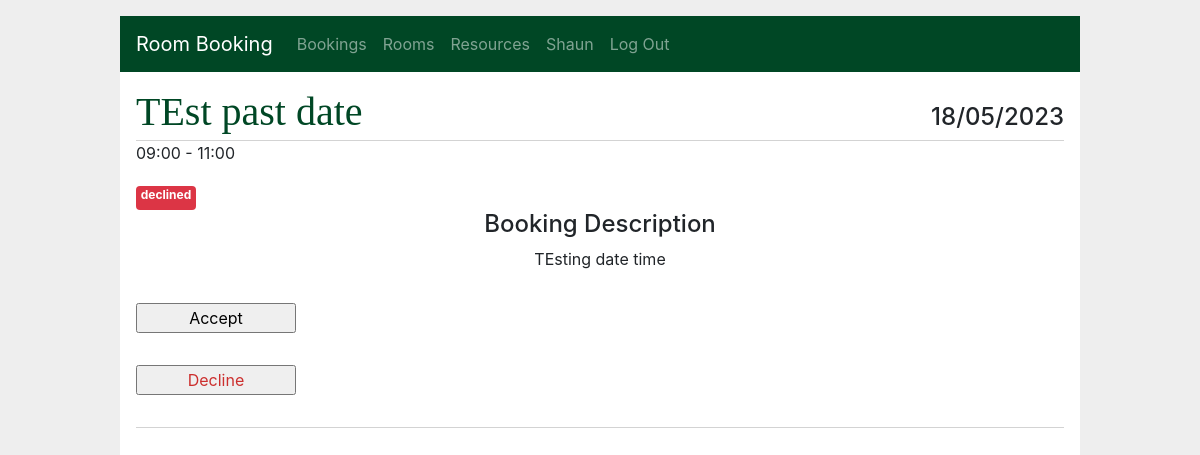
/bookings/5/accept (signed in), run on the app's committed database.
### app/models/user.py (models this page shows, shortened)
class User(db.Model):
    __tablename__ = "users"
    id = db.Column(db.Integer, primary_key=True, autoincrement=True, nullable=False)
    email = db.Column(db.String(150), unique=True, nullable=False)
    password = db.Column(db.Text, nullable=False)
    firstname = db.Column(db.String(150), nullable=False)
    lastname = db.Column(db.String(150), nullable=False)
    created = db.Column(db.DateTime, default=datetime.datetime.now(), nullable=False)
    role = db.Column(db.String(150), default='user', nullable=False)
    bookings = db.relationship('Booking', back_populates="creator", cascade='all, delete, delete-orphan', backref="")

### app/models/room.py (models this page shows, shortened)
class RoomBooking(db.Model):
    __tablename__ = "roombookings"
    id = db.Column(db.Integer, primary_key=True, autoincrement=True, nullable=False)
    creator_id = db.Column(db.Integer, ForeignKey("users.id", ondelete="CASCADE"), nullable=False)
    title = db.Column(db.String(150), nullable=False)
    summary = db.Column(db.Text, nullable=False)
    status = db.Column(db.String, default='pending approval', nullable=False)
    event_start = db.Column(db.DateTime, nullable=False)
    time_start = db.Column(db.DateTime, nullable=False)
    time_end = db.Column(db.DateTime, nullable=False)
    created = db.Column(db.DateTime, default=now, nullable=False)
    attendees = db.Column(db.Integer, nullable=False)
    booked_resources = db.relationship('BookedResource', back_populates="room_booking", cascade='all, delete, delete-orphan')
    creator = db.relationship('User', foreign_keys=[creator_id], backref=backref("user", cascade="all,delete"))
    room_id = db.Column(db.Integer, ForeignKey("rooms.id"), nullable=False)
    room = db.relationship('Room', foreign_keys=[room_id])

### app/bookings/routes.py (the view)
@bp.route('/<int:id>/accept', methods=('GET', 'POST',))
@login_required
def accept(id):
    booking = get_booking(id)
    admin = User.query.filter_by(
        id=session.get('user_id')).first()
    if admin.role != "admin":
        abort(403)
    return render_template('bookings/accept.html', booking=booking)

### app/bookings/routes.py (called while the page is built)
def get_booking(id, check_author=True):
    user_id = session.get('user_id')
    booking = RoomBooking.query.filter_by(id=id).first()
    if booking is None:
        abort(404, f"Booking id {id} doesn't exist.")
    admin = User.query.filter_by(
        id=user_id).first()
    if check_author and booking.creator_id != user_id and admin.role != "admin":
        abort(403)
    return booking

### app/main/routes.py (called while the page is built)
@bp.before_app_request
def load_logged_in_user():
    user_id = session.get('user_id')
    if user_id is None:
        g.user = None
    else:
        g.user = User.query.filter_by(
                id=user_id).first()

def login_required(view):
    @functools.wraps(view)
    def wrapped_view(**kwargs):
        if g.user is None:
            return redirect(url_for('main.login'))
        return view(**kwargs)
    return wrapped_view

### app/templates/bookings/accept.html
{% extends 'base.html' %}
{% block header %}
  <h1>{% block title %}{{ booking.title }}{% endblock %}</h1>
    <h4>{{ booking.event_start.strftime('%d/%m/%Y') }}</h4>
{% endblock %}
{% block content %}
<div class="testing">
  <div class="time-bar">
    <p>{{ booking.time_start.strftime('%H:%M') }} - {{ booking.time_end.strftime('%H:%M') }}</p>
  </div>
</div>
    {% if booking.status == 'declined' %}
      <div class="badge badge-danger">
        {{ booking.status }}
      </div>
    {% elif booking.status == 'accepted' %}
      <div class="badge badge-success">
        {{ booking.status }}
      </div>
    {% elif booking.status == 'pending approval' %}
      <div class="badge badge-warning">
        {{ booking.status }}
      </div>
    {% endif %}
<h4 class="d-flex justify-content-center">Booking Description</h4>
<div class="container d-flex justify-content-center">
  <p style="white-space: pre-wrap;">{{ booking['summary'] }}</p>
</div>
{% if booking['status'] == 'pending approval' and g.user.role == 'admin' or g.user.role == 'admin' %}
  {% if booking.status == 'accepted' %}
    <form action="{{ url_for('bookings.declined', id=booking['id']) }}" method="post">
      <input class="danger" type="submit" value="Cancel">
    </form>
  {% else %}
    <div class="approve">
      <form action="{{ url_for('bookings.accepted', id=booking['id']) }}" method="post">
        <input class="success" type="submit" value="Accept">
      </form>
      <form action="{{ url_for('bookings.declined', id=booking['id']) }}" method="post">
        <input class="danger" type="submit" value="Decline">
      </form>
    </div>
  <hr>
  {% endif %}
{% endif %}
{% endblock %}

### app/templates/base.html (shortened to what this page needs)
<!doctype html>
<html lang="en">
  <head>
    <link rel="stylesheet" href="https://stackpath.bootstrapcdn.com/bootstrap/4.3.1/css/bootstrap.min.css">
    <link rel="stylesheet" href="{{ url_for('static', filename='style.css') }}">
  </head>
  <body>
    <nav class="navbar navbar-expand-lg navbar-dark">
      <a class="navbar-brand" href="{{ url_for('main.index') }}">Room Booking</a>
      <div class="collapse navbar-collapse" id="navbarNav">
        <ul class="navbar-nav">
          {% if g.user %}
            <li class="nav-item"><a class="nav-link" href="{{ url_for('bookings.index') }}">Bookings</a>
            <li class="nav-item"><a class="nav-link" href="{{ url_for('rooms.index') }}">Rooms</a>
            <li class="nav-item"><a class="nav-link" href="{{ url_for('resources.index') }}">Resources</a>
            <li class="nav-item current-user"><a class="nav-link" href="{{ url_for('main.account') }}">{{ g.user.firstname }}</a>
            <li class="nav-item nav-right"><a class="nav-link" href="{{ url_for('main.logout') }}">Log Out</a>
          {% else %}
            <li class="nav-item"><a class="nav-link" href="{{ url_for('main.register') }}">Register</a>
            <li class="nav-item"><a class="nav-link" href="{{ url_for('main.login') }}">Log In</a>
          {% endif %}
        </ul>
      </div>
    </nav>
    <section class="content">
      <header>
        {% block header %}{% endblock %}
      </header>
      {% block content %}
      {% endblock %}
    </section>
  </body>
</html>

### app/static/style.css (style rules this page uses)
html { font-family: Libre Baskerville, serif, Montserrat,sans-serif; background: #eee; padding: 1rem; }
body { max-width: 960px; margin: 0 auto; background: white; }
h1 { font-family: serif; color: #004725; margin: 1rem 0; }
a { color: #004725; }
hr { border: none; border-top: 1px solid lightgray; }
nav { background: #004725; display: flex; align-items: center; padding: 0 0.5rem; }
nav ul { display: flex; list-style: none; margin: 0; padding: 0; border: none; }
nav ul li a, nav ul li span, header .action { display: block; padding: 0.5rem; }
.badge { height: 2em; }
.content { padding: 0 1rem 1rem; }
.content > header { border-bottom: 1px solid lightgray; display: flex; align-items: flex-end; }
.content > header h1 { flex: auto; margin: 1rem 0 0.25rem 0; }
.content form { margin: 1em 0; display: flex; flex-direction: column; }
.content input, .content textarea { margin-bottom: 1em; }
input.danger { color: #cc2f2e; }
input[type=submit] { align-self: start; min-width: 10em; }

### data on the page
User: user.firstname "Shaun"
RoomBooking: title "TEst past date", event_start "18/05/2023", time_start "09:00", time_end "11:00", status "declined", summary "TEsting date time"
